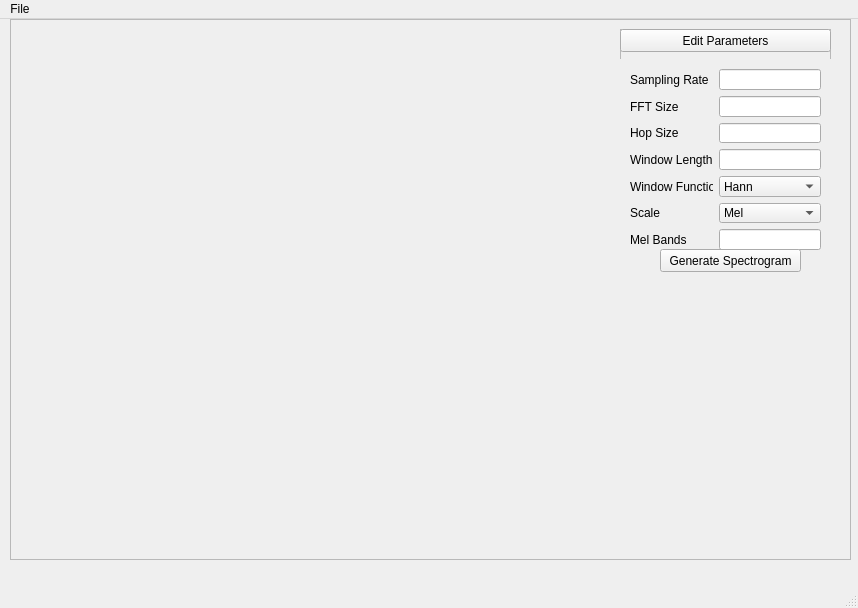
<?xml version="1.0" encoding="UTF-8"?>
<ui version="4.0">
 <class>MainWindow</class>
 <widget class="QMainWindow" name="MainWindow">
  <property name="geometry">
   <rect>
    <x>0</x>
    <y>0</y>
    <width>858</width>
    <height>608</height>
   </rect>
  </property>
  <property name="windowTitle">
   <string>Spectrogram Viewer</string>
  </property>
  <widget class="QWidget" name="centralwidget">
   <widget class="QFrame" name="specFrame">
    <property name="geometry">
     <rect>
      <x>10</x>
      <y>0</y>
      <width>841</width>
      <height>541</height>
     </rect>
    </property>
    <property name="frameShape">
     <enum>QFrame::StyledPanel</enum>
    </property>
    <property name="frameShadow">
     <enum>QFrame::Raised</enum>
    </property>
   </widget>
   <widget class="QFrame" name="paramFrame">
    <property name="enabled">
     <bool>true</bool>
    </property>
    <property name="geometry">
     <rect>
      <x>620</x>
      <y>10</y>
      <width>211</width>
      <height>251</height>
     </rect>
    </property>
    <property name="frameShape">
     <enum>QFrame::StyledPanel</enum>
    </property>
    <property name="frameShadow">
     <enum>QFrame::Raised</enum>
    </property>
    <widget class="QPushButton" name="paramButton">
     <property name="geometry">
      <rect>
       <x>0</x>
       <y>0</y>
       <width>211</width>
       <height>23</height>
      </rect>
     </property>
     <property name="text">
      <string>Edit Parameters</string>
     </property>
    </widget>
    <widget class="QFrame" name="paramEditFrame">
     <property name="geometry">
      <rect>
       <x>0</x>
       <y>30</y>
       <width>211</width>
       <height>221</height>
      </rect>
     </property>
     <property name="autoFillBackground">
      <bool>true</bool>
     </property>
     <widget class="QWidget" name="formLayoutWidget">
      <property name="geometry">
       <rect>
        <x>10</x>
        <y>10</y>
        <width>191</width>
        <height>181</height>
       </rect>
      </property>
      <layout class="QFormLayout" name="formLayout">
       <item row="0" column="0">
        <widget class="QLabel" name="rateLabel">
         <property name="text">
          <string>Sampling Rate</string>
         </property>
        </widget>
       </item>
       <item row="0" column="1">
        <widget class="QLineEdit" name="rateLineEdit"/>
       </item>
       <item row="1" column="0">
        <widget class="QLabel" name="fftLabel">
         <property name="text">
          <string>FFT Size</string>
         </property>
        </widget>
       </item>
       <item row="1" column="1">
        <widget class="QLineEdit" name="fftLineEdit"/>
       </item>
       <item row="2" column="0">
        <widget class="QLabel" name="hopLabel">
         <property name="text">
          <string>Hop Size</string>
         </property>
        </widget>
       </item>
       <item row="2" column="1">
        <widget class="QLineEdit" name="hopLineEdit"/>
       </item>
       <item row="3" column="0">
        <widget class="QLabel" name="lengthLabel">
         <property name="text">
          <string>Window Length</string>
         </property>
        </widget>
       </item>
       <item row="3" column="1">
        <widget class="QLineEdit" name="lengthLineEdit"/>
       </item>
       <item row="4" column="0">
        <widget class="QLabel" name="windowingLabel">
         <property name="text">
          <string>Window Function</string>
         </property>
        </widget>
       </item>
       <item row="4" column="1">
        <widget class="QComboBox" name="windowingComboBox">
         <item>
          <property name="text">
           <string>Hann</string>
          </property>
         </item>
         <item>
          <property name="text">
           <string>Hamming</string>
          </property>
         </item>
         <item>
          <property name="text">
           <string>Gaussian</string>
          </property>
         </item>
         <item>
          <property name="text">
           <string>Blackman-Harris</string>
          </property>
         </item>
         <item>
          <property name="text">
           <string>Flat Top</string>
          </property>
         </item>
         <item>
          <property name="text">
           <string>Triangular</string>
          </property>
         </item>
         <item>
          <property name="text">
           <string>Rectangular</string>
          </property>
         </item>
        </widget>
       </item>
       <item row="5" column="0">
        <widget class="QLabel" name="scaleLabel">
         <property name="text">
          <string>Scale</string>
         </property>
        </widget>
       </item>
       <item row="5" column="1">
        <widget class="QComboBox" name="scaleComboBox">
         <item>
          <property name="text">
           <string>Mel</string>
          </property>
         </item>
         <item>
          <property name="text">
           <string>Linear</string>
          </property>
         </item>
         <item>
          <property name="text">
           <string>Logarithmic</string>
          </property>
         </item>
        </widget>
       </item>
       <item row="6" column="0">
        <widget class="QLabel" name="dimensionLabel">
         <property name="text">
          <string>Mel Bands</string>
         </property>
        </widget>
       </item>
       <item row="6" column="1">
        <widget class="QLineEdit" name="dimensionLineEdit"/>
       </item>
      </layout>
     </widget>
     <widget class="QPushButton" name="createButton">
      <property name="geometry">
       <rect>
        <x>40</x>
        <y>190</y>
        <width>141</width>
        <height>23</height>
       </rect>
      </property>
      <property name="text">
       <string>Generate Spectrogram</string>
      </property>
     </widget>
    </widget>
   </widget>
  </widget>
  <widget class="QMenuBar" name="menubar">
   <property name="geometry">
    <rect>
     <x>0</x>
     <y>0</y>
     <width>858</width>
     <height>22</height>
    </rect>
   </property>
   <widget class="QMenu" name="menuFile">
    <property name="title">
     <string>File</string>
    </property>
    <addaction name="actionNew"/>
    <addaction name="actionOpen"/>
    <addaction name="separator"/>
    <addaction name="actionSave"/>
    <addaction name="actionSaveAs"/>
    <addaction name="separator"/>
    <addaction name="actionImport"/>
    <addaction name="separator"/>
    <addaction name="actionExportGraph"/>
    <addaction name="actionExportParam"/>
    <addaction name="separator"/>
    <addaction name="actionSettings"/>
   </widget>
   <addaction name="menuFile"/>
  </widget>
  <widget class="QStatusBar" name="statusbar"/>
  <action name="actionSave">
   <property name="text">
    <string>Save</string>
   </property>
  </action>
  <action name="actionImport_Audio">
   <property name="text">
    <string>Import Audio</string>
   </property>
  </action>
  <action name="actionExport_Diagram">
   <property name="text">
    <string>Export Spectrogram</string>
   </property>
  </action>
  <action name="actionExport_Parameters">
   <property name="text">
    <string>Export Parameters</string>
   </property>
  </action>
  <action name="actionNew">
   <property name="text">
    <string>New</string>
   </property>
  </action>
  <action name="actionImport">
   <property name="text">
    <string>Import Audio</string>
   </property>
  </action>
  <action name="actionOpen">
   <property name="text">
    <string>Open</string>
   </property>
  </action>
  <action name="actionSettings">
   <property name="text">
    <string>Preferences</string>
   </property>
  </action>
  <action name="actionExportGraph">
   <property name="text">
    <string>Export Spectrogram</string>
   </property>
  </action>
  <action name="actionExportParam">
   <property name="text">
    <string>Export Parameters</string>
   </property>
  </action>
  <action name="actionSaveAs">
   <property name="text">
    <string>Save As...</string>
   </property>
  </action>
 </widget>
 <resources/>
 <connections/>
</ui>
